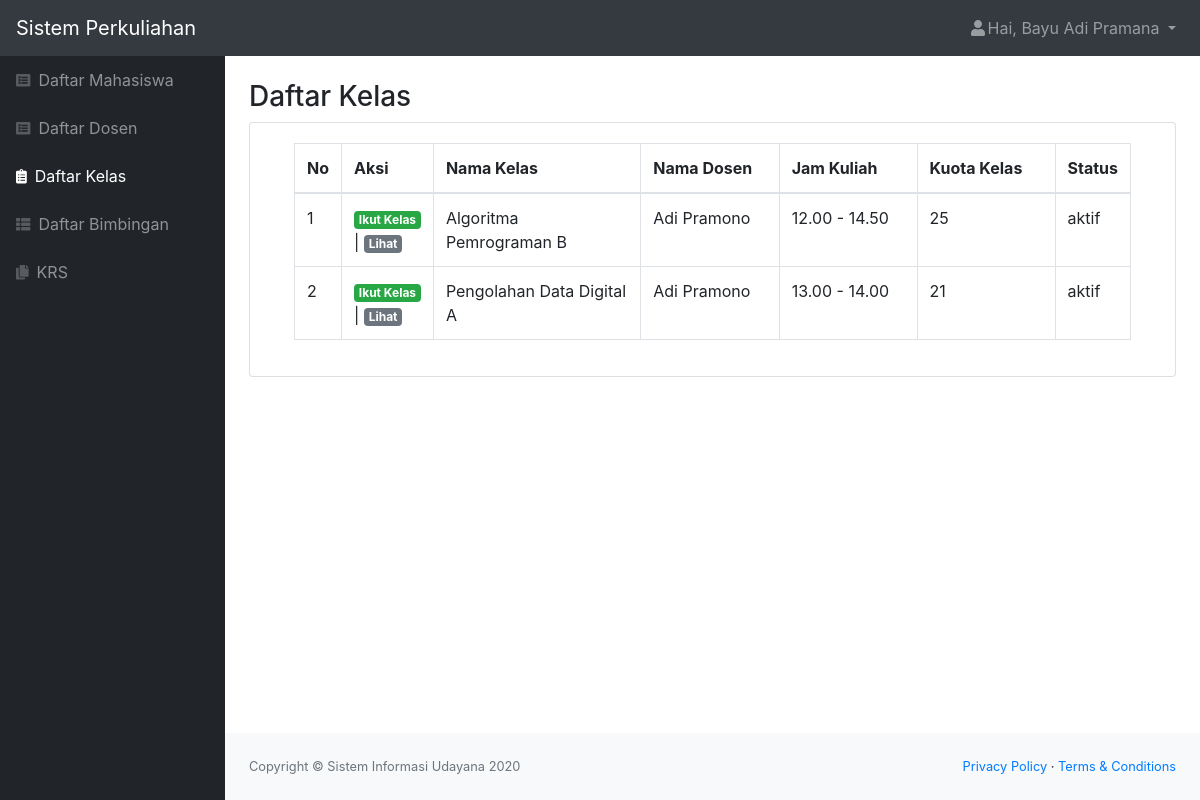
The page /kelas.php (signed in) on the database its author committed.
### tables this page shows
CREATE TABLE `kelas` (
  `id_kelas` int(11) NOT NULL,
  `nama_kelas` varchar(100) NOT NULL,
  `jam_kuliah` varchar(20) NOT NULL,
  `kuota_kelas` int(11) NOT NULL,
  `id_dosen` int(11) NOT NULL,
  `status` varchar(20) NOT NULL
);

CREATE TABLE `dosen` (
  `id_dosen` int(11) NOT NULL,
  `role` char(1) NOT NULL,
  `nip` varchar(25) NOT NULL,
  `nidn` char(10) NOT NULL,
  `nama` varchar(50) NOT NULL,
  `email` varchar(50) NOT NULL,
  `alamat` varchar(50) NOT NULL,
  `tanggal_lahir` date NOT NULL,
  `status` varchar(20) NOT NULL,
  `password` varchar(300) NOT NULL
);

### kelas.php (the view, shortened to what this page needs)
<?php
include "function.php";
$nama = $_SESSION['nama'];
$role = $_SESSION['role'];
$queryKelas = mysqli_query($koneksi, "SELECT * FROM kelas INNER JOIN dosen ON kelas.id_dosen=dosen.id_dosen");
?>
<!DOCTYPE html>
<html lang="en">
    <head>
        <link href="css/styles.css" rel="stylesheet" />
        <link href="https://cdn.datatables.net/1.10.20/css/dataTables.bootstrap4.min.css" rel="stylesheet" />
    </head>
    <body class="sb-nav-fixed">
        <nav class="sb-topnav navbar navbar-expand navbar-dark bg-dark">
            <a class="navbar-brand" href="index.html">Sistem Perkuliahan</a>
            <ul class="navbar-nav ml-auto">
                <li class="nav-item dropdown">
                    <a class="nav-link dropdown-toggle" id="userDropdown" href="#" role="button" data-toggle="dropdown" aria-haspopup="true" aria-expanded="false"><i class="fas fa-user fa-fw"></i>Hai, <?= $nama; ?> </a>
                </li>
            </ul>
        </nav>
        <div id="layoutSidenav">
            <div id="layoutSidenav_nav">
                <nav class="sb-sidenav accordion sb-sidenav-dark" id="sidenavAccordion">
                    <div class="sb-sidenav-menu">
                        <div class="nav">
                            <a class="nav-link" href="mahasiswa.php"
                                ><div class="sb-nav-link-icon"><i class="fas fa-list-alt"></i></div>
                                Daftar Mahasiswa</a
                            >
                            <a class="nav-link" href="dosen.php"
                                ><div class="sb-nav-link-icon"><i class="fas fa-list-alt"></i></div>
                                Daftar Dosen</a
                            >
                            <a class="nav-link active" href="kelas.php"
                                ><div class="sb-nav-link-icon"><i class="fas fa-clipboard-list"></i></div>
                                Daftar Kelas</a
                            >
                            <a class="nav-link" href="bimbingan.php"
                                ><div class="sb-nav-link-icon"><i class="fas fa-th-list"></i></div>
                                Daftar Bimbingan</a
                            >
                            <?php if($role == "1") { ?>
                            <a class="nav-link" href="krs.php"
                                ><div class="sb-nav-link-icon"><i class="fas fa-copy"></i></div>
                                KRS</a>
                            <?php } ?>
                        </div>
                    </div>
                </nav>
            </div>
            <div id="layoutSidenav_content">
                <main>
                    <div class="container-fluid">
                        <h3 class="mt-4">Daftar Kelas</h3>
                        <div class="card mb-4">
                            <div class="card-body">
                                <div class="table-responsive">
                                    <div class="container">
                                        <table class="table table-bordered" id="dataTable" width="100%" cellspacing="0">
                                            <thead>
                                                <tr>
                                                    <th>No</th>
                                                    <?php if($role == "2" || $role == "1") { ?>
                                                    <th>Aksi</th>
                                                    <?php } ?>
                                                    <th class="col-sm-3">Nama Kelas</th>
                                                    <th class="col-sm-2">Nama Dosen</th>
                                                    <th class="col-sm-2">Jam Kuliah</th>
                                                    <th class="col-sm-2">Kuota Kelas</th>
                                                    <th>Status</th>
                                                </tr>
                                            </thead>
                                            <?php $i=1; ?>
                                            <?php while($data = mysqli_fetch_assoc($queryKelas)) { ?>
                                                <tr>
                                                    <td><?= $i; ?></td>
                                                    <?php if($role == "1") { ?>
                                                        <td><a href="function.php?act=joinKelas&id_kelas=<?= $data['id_kelas']; ?>" class="badge badge-success ">Ikut Kelas</a> | <a href="kelas_lihat.php?id_kelas=<?= $data['id_kelas']; ?>" class="badge badge-secondary ">Lihat</a></td>
                                                    <?php } ?>
                                                    <td><?= $data['nama_kelas']; ?></>
                                                    <td><?= $data['nama']; ?></td>
                                                    <td><?= $data['jam_kuliah']; ?></td>
                                                    <td><?= $data['kuota_kelas']; ?></td>
                                                    <td><?= $data['status']; ?></td>
                                                </tr>
                                            <?php $i++; ?>
                                            <?php } ?>
                                        </table>
                                    </div>
                                </div>
                            </div>
                        </div>
                </main>
                <footer class="py-4 bg-light mt-auto">
                    <div class="container-fluid">
                        <div class="d-flex align-items-center justify-content-between small">
                            <div class="text-muted">Copyright &copy; Sistem Informasi Udayana 2020</div>
                            <div>
                                <a href="#">Privacy Policy</a>
                                &middot;
                                <a href="#">Terms &amp; Conditions</a>
                            </div>
                        </div>
                    </div>
                </footer>
            </div>
        </div>
    </body>
</html>

### rows shown on the page
kelas: nama_kelas "Algoritma Pemrograman B", id_dosen.nama "Adi Pramono", jam_kuliah "12.00 - 14.50", kuota_kelas "25", id_dosen.status "aktif"
kelas: nama_kelas "Pengolahan Data Digital A", id_dosen.nama "Adi Pramono", jam_kuliah "13.00 - 14.00", kuota_kelas "21", id_dosen.status "aktif"

### other values the page prints
$nama "Bayu Adi Pramana"
